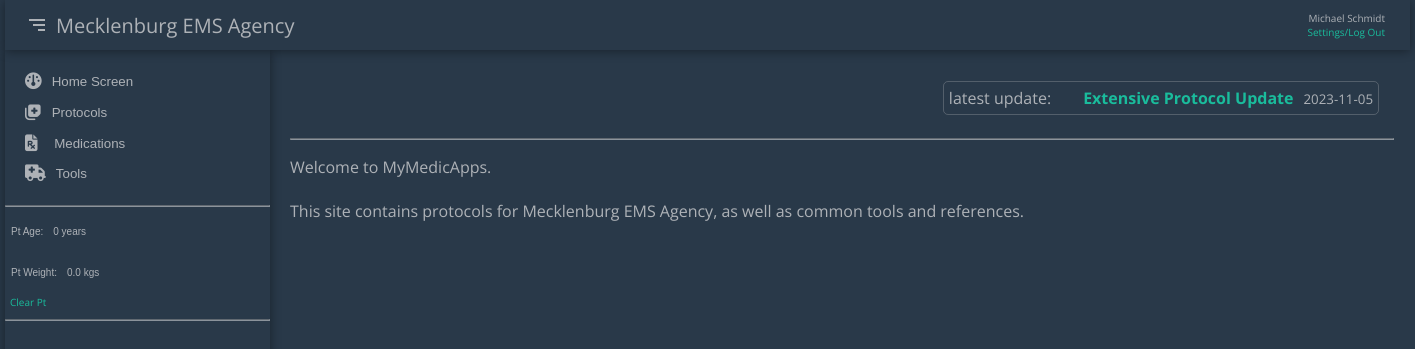
Screenshot of /home (signed in) with the database file from the repository.
### master/models.py (models this page shows, shortened)
class User(db.Model, UserMixin):
    id = db.Column(db.Integer, primary_key=True)
    email = db.Column(db.String(120),  unique=True, nullable=False)
    displayName = db.Column(db.String(120))
    password = db.Column(db.String(60), nullable=False)
    showNarrative = db.Column(db.Boolean, default=1)
    showBasic = db.Column(db.Boolean, default=1)
    showAdvanced = db.Column(db.Boolean, default=1)
    showAdditional = db.Column(db.Boolean, default=1)

class UpdatePost(db.Model):
    id = db.Column(db.Integer, primary_key=True)
    title = db.Column(db.String(100), nullable=False)
    date_posted = db.Column(db.DateTime, nullable=False, default=datetime.utcnow)
    date_protocol = db.Column(db.DateTime, nullable=False)
    description = db.Column(db.Text, nullable=False)

### master/main/routes.py (the view)
@main.route("/")
@main.route("/home")
def home():
    keys = getPt()
    session['path'] = 'main.home'
    latest_update = UpdatePost.query.order_by(UpdatePost.date_posted.desc()).first()
    return render_template('home.html', varTitle='Home', keys=keys, latest_update=latest_update)

### master/main/routes.py (called while the page is built, shortened)
def getPt():
    keys= {}
    if not session.get('ptYears'):
        session['ptYears'] = 0
        session['ptLbs'] = 0.0
        session['ptKgs'] = 0.0
        keys['ptYears'] = 0
        keys['ptLbs'] = 0.0
        keys['ptKgs'] = 0.0
    if ( session['ptYears'] == 0.0):
        keys = setPt()
        ptYears = keys['ptYears']
        ptLbs = keys['ptLbs']
        ptKgs = keys['ptKgs']
    return keys

def setPt(years=0, lbs=0):
    session['ptYears'] = years
    session['ptLbs'] = lbs
    session['ptKgs'] = round((lbs/2.2), 1)
    ptYears = session['ptYears']
    ptLbs = session['ptLbs']
    ptKgs = Decimal(session['ptKgs'])
    ptKgs = session['ptKgs']
    keys = {'ptYears':0, 'ptKgs':0.0, 'ptLbs':0}
    keys['ptYears'] = ptYears
    keys['ptKgs'] = ptKgs
    keys['ptLbs'] = ptLbs
    return keys

### master/models.py (called while the page is built)
@login_manager.user_loader
def load_user(user_id):
    return User.query.get(int(user_id))

### master/templates/home.html (shortened to what this page needs)
{% extends "base.html" %}
{% block content %}
<div class="container1 content1">
        <article class="media content-section">
            <div class="containercontainer">
                <div class="container3">
                    <thing>latest update:&emsp;&emsp;  </thing>
                    <h4><div class="article-title"><a href="{{ url_for('main.siteUpdates') }}">{{ latest_update.title }}</a></div></h4>
                    <small class="text-muted">{{ latest_update.date_posted.strftime('%Y-%m-%d') }}</small>
                </div>
            </div>
            <hr>
        </article>
    <P>
        Welcome to MyMedicApps.<br><br>  This site contains protocols for Mecklenburg EMS Agency, as well as common tools and references.
    </P>
</div>
{% endblock %}

### master/templates/base.html (shortened to what this page needs)
<!DOCTYPE html>
<html lang="en">
<head>
    <link href='https://unpkg.com/boxicons@2.1.2/css/boxicons.min.css' rel='stylesheet'>
    <link rel="stylesheet" href="{{ url_for('static', filename='styles.css') }}">
</head>
<body>
    <div class="bodyContainer">
        <div class="header">
            <button class="menu-icon-btn" data-menu-icon-btn>
                <svg xmlns="http://www.w3.org/2000/svg" class="menu-icon-right"><path d="M4 6h16v2H4zm4 5h12v2H8zm5 5h7v2h-7z"></path></svg>
            </button>
            <div class="agency"></div>
            <div class="pt-info-div">
            {% if current_user.is_authenticated %}
                <div class="btn-user">
                    {% if current_user.displayName %}
                    <p>{{ current_user.displayName }}</p>
                    {% else %}
                        <p>{{ current_user.email }}</p>
                    {% endif %}
                    <div><a href="{{url_for('users.account')}}" class="small-link">Settings/Log Out</a></div>
                </div>
            {% else %}
                <a class="btn-login" href="{{url_for('users.login')}}">Login\Register</button>
            {% endif %}
            </div>
        </div>
        <div class="container">
            <aside class="sidebar" data-sidebar-state>
                <div class="middle-sidebar">
                    <ul>
                        <li>
                            <button class="top-list-button"><a href="{{ url_for('main.home')}}"><i class="fa-solid fa-gauge fa-lg"></i><div class="hidden-sidebar">Home Screen</div></a></button>
                        </li>
                        <li id="proto-id">
                            <button class="top-list-button" data-proto-btn><a href="{{ url_for('main.home')}}" onclick="return false"><i class="fa-solid fa-notes-medical fa-lg"></i><div class="hidden-sidebar">Protocols</div></a></button>
                        </li>
                        <li id="meds-id">
                            <button class="top-list-button" data-meds-btn><a href="#"><i class="fa-solid fa-file-prescription fa-lg"></i><div class="hidden-sidebar">&ensp;Medications</div></a></button>
                        </li>
                        <li id="other-id">
                            <button class="top-list-button" data-other-btn><a href="#"><i class="fa-solid fa-truck-medical fa-lg"></i><div class="hidden-sidebar">Tools</div></a>
                            </button>
                        </li>
                    </ul><hr>
                    <div class="pt-info-section">
                        <div>
                            <a href="{{url_for('main.updatePt')}}">
                                <button class="pt-info-div2">
                                    <p>Pt Age:</p>
                                    <p>{{ keys.ptYears }} years</p>
                                    <p>Pt Weight:</p>
                                    <p>{{ keys.ptKgs }} kgs</p>
                                </button>
                            </a>
                        </div>
                        <div>
                            <a class="small-link" href="{{url_for('main.clrPt')}}">Clear Pt</a>
                        </div>
                    </div>
                    <hr>
                </div>
            </aside>
        {% block content %}{% endblock %}
        </div>
    </div>
</body>
</html>

### rows the page displays
User: displayName "Michael Schmidt"
UpdatePost: title "Extensive Protocol Update", date_posted "2023-11-05"

### other values shown
{{ keys.ptYears }} "0"
{{ keys.ptKgs }} "0.0"
